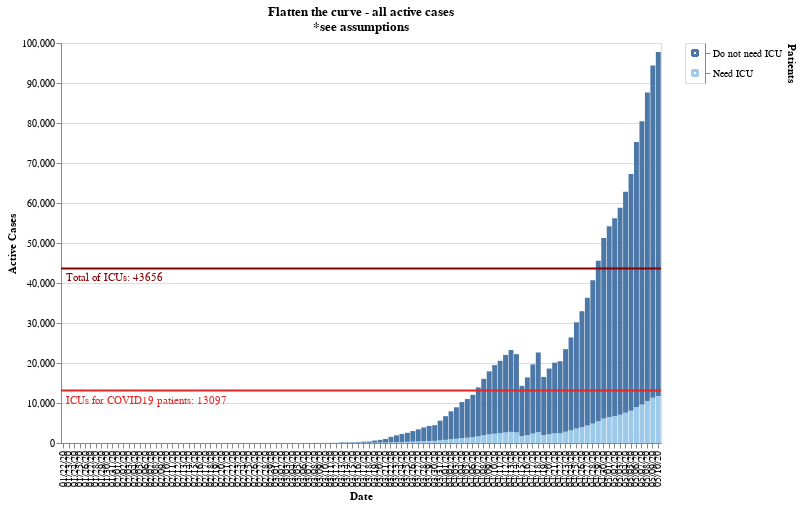

Notebook code for this chart:
### Code cell
#hide_input
input_dropdown = alt.binding_select(options=df[STATE_COLUMN].unique())
selection = alt.selection_multi(fields=[STATE_COLUMN], on='mouseover')
color = alt.condition(selection,
                    alt.Color(STATE_COLUMN+':N', 
                              scale=alt.Scale(scheme='tableau20', reverse=False), legend=None),
                              alt.value('#ffbf79')
                     )

chart = alt.Chart(df).mark_bar().encode(
    x=alt.X(DATE_COLUMN+':O', axis=alt.Axis(title=DATE_COLUMN)),
    y=alt.Y(ACTIVE_COLUMN, axis=alt.Axis(title=ACTIVE_COLUMN)),
    color=color,
    tooltip=[DATE_COLUMN, ACTIVE_COLUMN],
    order=alt.Order(
    STATE_COLUMN,
    sort='descending'
    )
).properties(
    title=[
        "Flatten the curve - all active cases",
        "*see assumptions"
    ]
).add_selection(
    selection
)

legend = alt.Chart(df).mark_point().encode(
    y=alt.Y(STATE_COLUMN+':N', axis=alt.Axis(orient='right')),
    color=color
)

x1line = alt.Chart(pd.DataFrame({'y': [TOTAL_AVAILABLE_ICU]})).mark_rule(color='#e42726', strokeWidth=2).encode(
    y='y:Q'
)
text1 = x1line.mark_text(align='left', x=5, dy=10, color='#e42726', strokeWidth=1).encode(
    text=alt.value("ICUs for COVID19 patients: "+"{:.0f}".format(TOTAL_AVAILABLE_ICU))
)

x2line = alt.Chart(pd.DataFrame({'y': [TOTAL_ICU]})).mark_rule(color='darkred', strokeWidth=2).encode(
    y='y:Q'
)
text2 = x2line.mark_text(align='left', x=5, dy=10, color='darkred', strokeWidth=1).encode(
    text=alt.value("Total of ICUs: "+"{:.0f}".format(TOTAL_ICU))
)

chart.properties(width=CHART_WIDTH, height=CHART_HEIGHT) + x1line + text1 + x2line + text2 | legend

### Figure 1 — Vega-Lite specification as saved in the notebook (floating-point values rounded to 4 significant figures; data arrays with more than 128 entries replaced by an {"elided": "..."} marker saying what was removed)
{"config": {"view": {"continuousWidth": 400, "continuousHeight": 300}}, "hconcat": [{"layer": [{"data": {"name": "data-bb3c844485ad6384983f5c9b8e7c3598"}, "mark": "bar", "encoding": {"color": {"condition": {"type": "nominal", "field": "Patients", "legend": null, "scale": {"reverse": false, "scheme": "tableau20"}, "selection": "selector002"}, "value": "#ffbf79"}, "order": {"type": "nominal", "field": "Patients", "sort": "descending"}, "tooltip": [{"type": "nominal", "field": "Date"}, {"type": "quantitative", "field": "Active Cases"}], "x": {"type": "ordinal", "axis": {"title": "Date"}, "field": "Date"}, "y": {"type": "quantitative", "axis": {"title": "Active Cases"}, "field": "Active Cases"}}, "height": 400, "selection": {"selector002": {"type": "multi", "fields": ["Patients"], "on": "mouseover"}}, "title": ["Flatten the curve - all active cases", "*see assumptions"], "width": 600}, {"data": {"name": "data-34d9b806eba4af7cf55b2faaa85e55a5"}, "mark": {"type": "rule", "color": "#e42726", "strokeWidth": 2}, "encoding": {"y": {"type": "quantitative", "field": "y"}}}, {"data": {"name": "data-34d9b806eba4af7cf55b2faaa85e55a5"}, "mark": {"type": "text", "align": "left", "color": "#e42726", "dy": 10, "strokeWidth": 1, "x": 5}, "encoding": {"text": {"value": "ICUs for COVID19 patients: 13097"}, "y": {"type": "quantitative", "field": "y"}}}, {"data": {"name": "data-8abec10a19213157203ee9f47c2b269f"}, "mark": {"type": "rule", "color": "darkred", "strokeWidth": 2}, "encoding": {"y": {"type": "quantitative", "field": "y"}}}, {"data": {"name": "data-8abec10a19213157203ee9f47c2b269f"}, "mark": {"type": "text", "align": "left", "color": "darkred", "dy": 10, "strokeWidth": 1, "x": 5}, "encoding": {"text": {"value": "Total of ICUs: 43656"}, "y": {"type": "quantitative", "field": "y"}}}]}, {"data": {"name": "data-bb3c844485ad6384983f5c9b8e7c3598"}, "mark": "point", "encoding": {"color": {"condition": {"type": "nominal", "field": "Patients", "legend": null, "scale": {"reverse": false, "scheme": "tableau20"}, "selection": "selector002"}, "value": "#ffbf79"}, "y": {"type": "nominal", "axis": {"orient": "right"}, "field": "Patients"}}}], "$schema": "https://vega.github.io/schema/vega-lite/v4.8.1.json", "datasets": {"data-bb3c844485ad6384983f5c9b8e7c3598": {"elided": "220 records"}, "data-34d9b806eba4af7cf55b2faaa85e55a5": [{"y": 13100.0}], "data-8abec10a19213157203ee9f47c2b269f": [{"y": 43660.0}]}}
